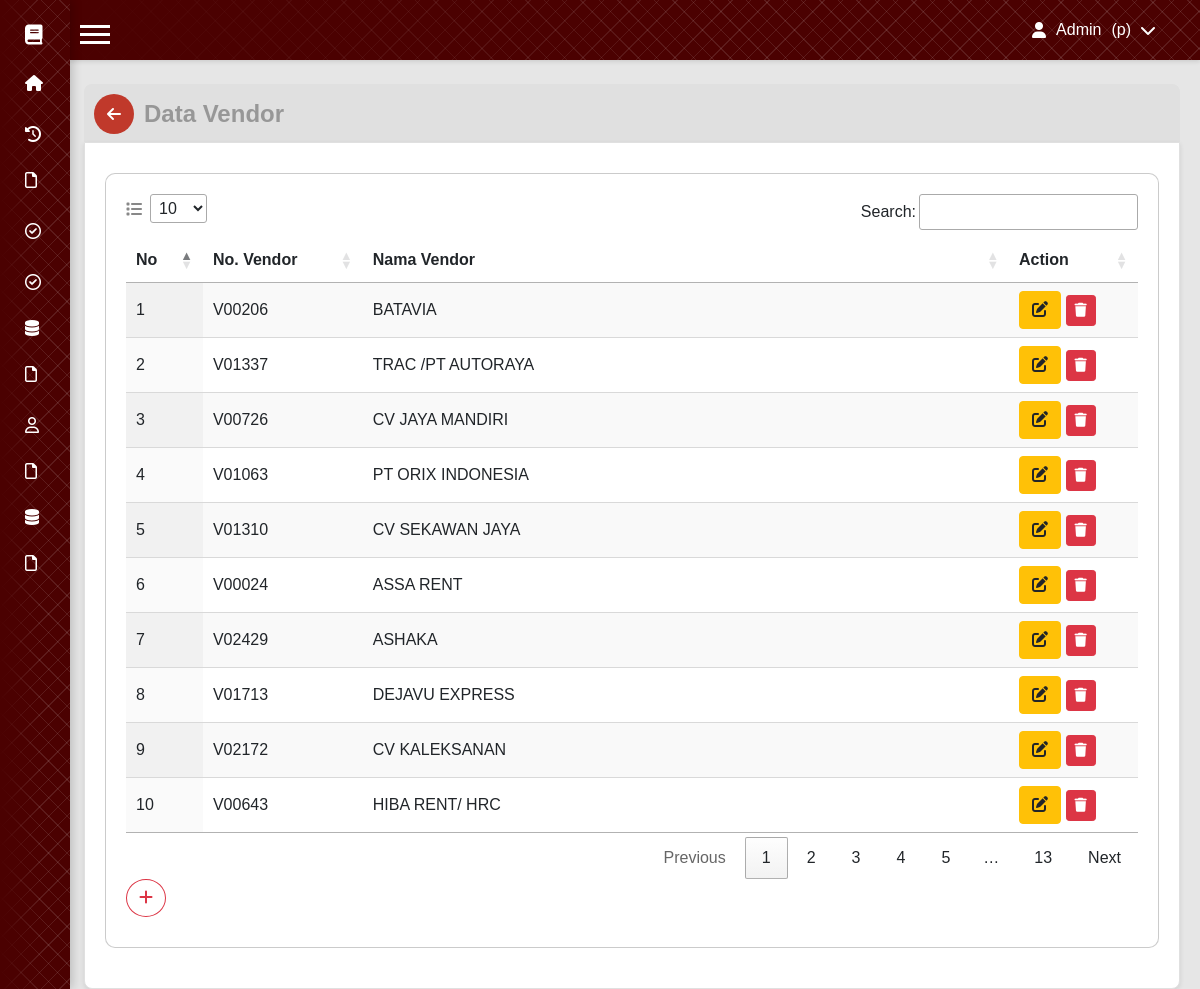
The page /dataVendor.php (signed in) on the database its author committed.
### tables this page shows
CREATE TABLE `vendor` (
  `id` int(11) NOT NULL,
  `no_vendor` varchar(255) NOT NULL,
  `nama` varchar(255) NOT NULL
);

### includes/PROdataVendor.php (called while the page is built, shortened)
<?php
include 'config.php';
$sql = "SELECT * FROM vendor";
$result = $config->query($sql);
?>

### dataVendor.php (the view, shortened to what this page needs)
<?php include 'includes/PROdataVendor.php'; ?>
<?php include 'navbar.php'; ?>
<!DOCTYPE html>
<html lang="en">
<head>
    <link href="https://maxcdn.bootstrapcdn.com/bootstrap/4.5.2/css/bootstrap.min.css" rel="stylesheet">
    <link href="https://cdn.datatables.net/1.13.1/css/jquery.dataTables.css" rel="stylesheet">
    <link href="https://cdn.datatables.net/rowreorder/1.3.2/css/rowReorder.dataTables.css" rel="stylesheet">
    <link href="https://cdn.datatables.net/responsive/2.4.1/css/responsive.dataTables.css" rel="stylesheet">
    <link href="assets/css/fuser/fuser.css" rel="stylesheet" />
    <link rel="stylesheet" href="https://cdnjs.cloudflare.com/ajax/libs/font-awesome/6.0.0-beta3/css/all.min.css">
</head>
<body id="body">
    <div class="header">
        <a href="home.php" class="back-button">
            <i class="fas fa-arrow-left"></i>
        </a>
        <h1 class="title-form">Data Vendor</h1>
    </div>
    <div class="card">
        <div class="card2">
            <div class="table-container">
                <table id="myTable" class="display nowrap" style="width:100%">
                    <thead>
                        <tr>
                            <th>No</th>
                            <th>No. Vendor</th>
                            <th>Nama Vendor</th>
                            <th>Action</th>
                        </tr>
                    </thead>
                    <tbody>
                        <?php
                        if ($result->num_rows > 0) {
                            $no = 1;
                            while ($row = $result->fetch_assoc()) {
                                echo "<tr>";
                                echo "<td>" . $no++ . "</td>";
                                echo "<td>" . $row['no_vendor'] . "</td>";
                                echo "<td>" . $row['nama'] . "</td>";
                                echo "<td>
                                    <a href='formeditVendor.php?id=" . htmlspecialchars($row['id']) . "' class='btn btn-warning'>
                                        <i class='fa-solid fa-pen-to-square'></i>
                                    </a>
                                    <button class='btn btn-danger btn-sm delete-btn' data-id='" . $row['id'] . "'>
                                        <i class='fas fa-trash'></i>
                                    </button>
                                    </td>";
                                echo "</tr>";
                            }
                        } else {
                            echo "<tr><td colspan='5'>No Vendor found</td></tr>";
                        }
                        ?>
                    </tbody>
                </table>
                <a href="fvendor.php" style="margin-bottom: 10px;" class="btn btn-outline-danger rounded-circle">
                    <i class="fas fa-plus"></i>
                </a>
            </div>
        </div>
    </div>
</body>
</html>

### assets/css/styles.css (style rules this page uses)
body { display: flex; font-family: "Segoe UI", Tahoma, Geneva, Verdana, sans-serif; margin: 0; overflow-x: hidden; }

### assets/css/fuser/fuser.css (style rules this page uses)
* { box-sizing: border-box; }
body { font-family: Arial, sans-serif; margin: 0; padding: 20px; background-color: #e6e6e6; }
.header { display: flex; max-width: 100%; align-items: center; background-color: #e0e0e0; padding: 10px; border-radius: 8px 8px 0 0; margin-bottom: -1px; margin-top: 4rem; margin-left: 4rem; }
.back-button { background-color: #c0392b; border: none; border-radius: 50%; color: white; width: 40px; height: 40px; display: flex; align-items: center; justify-content: center; margin-right: 10px; cursor: pointer; transition: background-color 0.3s; }
.title-form { font-weight: 600; }
h1 { font-size: 24px; margin: 0; color: #6f6f6fa5; }
.card { max-width: 100%; padding: 20px; border-radius: 0 0 8px 8px; box-shadow: 0 2px 5px rgba(0, 0, 0, 0.1); overflow: hidden; border: 1px solid #e0e0e0; margin-top: -1px; margin-left: 4rem; overflow: visible; }
.card2 { margin-top: 10px; border: 1px solid rgba(128, 128, 128, 0.5); padding: 20px; margin-bottom: 20px; background-color: white; border: 1px solid #9f9f9f89; border-radius: 10px; width: calc(100% - 0px); transition: box-shadow 0.3s ease, width 0.3s ease; }

### rows shown on the page
vendor: no_vendor "V00206", nama "BATAVIA"
vendor: no_vendor "V01337", nama "TRAC /PT AUTORAYA"
vendor: no_vendor "V00726", nama "CV JAYA MANDIRI"
vendor: no_vendor "V01063", nama "PT ORIX INDONESIA"
vendor: no_vendor "V01310", nama "CV SEKAWAN JAYA"
vendor: no_vendor "V00024", nama "ASSA RENT"
vendor: no_vendor "V02429", nama "ASHAKA"
vendor: no_vendor "V01713", nama "DEJAVU EXPRESS"
vendor: no_vendor "V02172", nama "CV KALEKSANAN"
vendor: no_vendor "V00643", nama "HIBA RENT/ HRC"

### other values the page prints
$_SESSION['username'] "Admin"
$_SESSION['dept'] "p"
